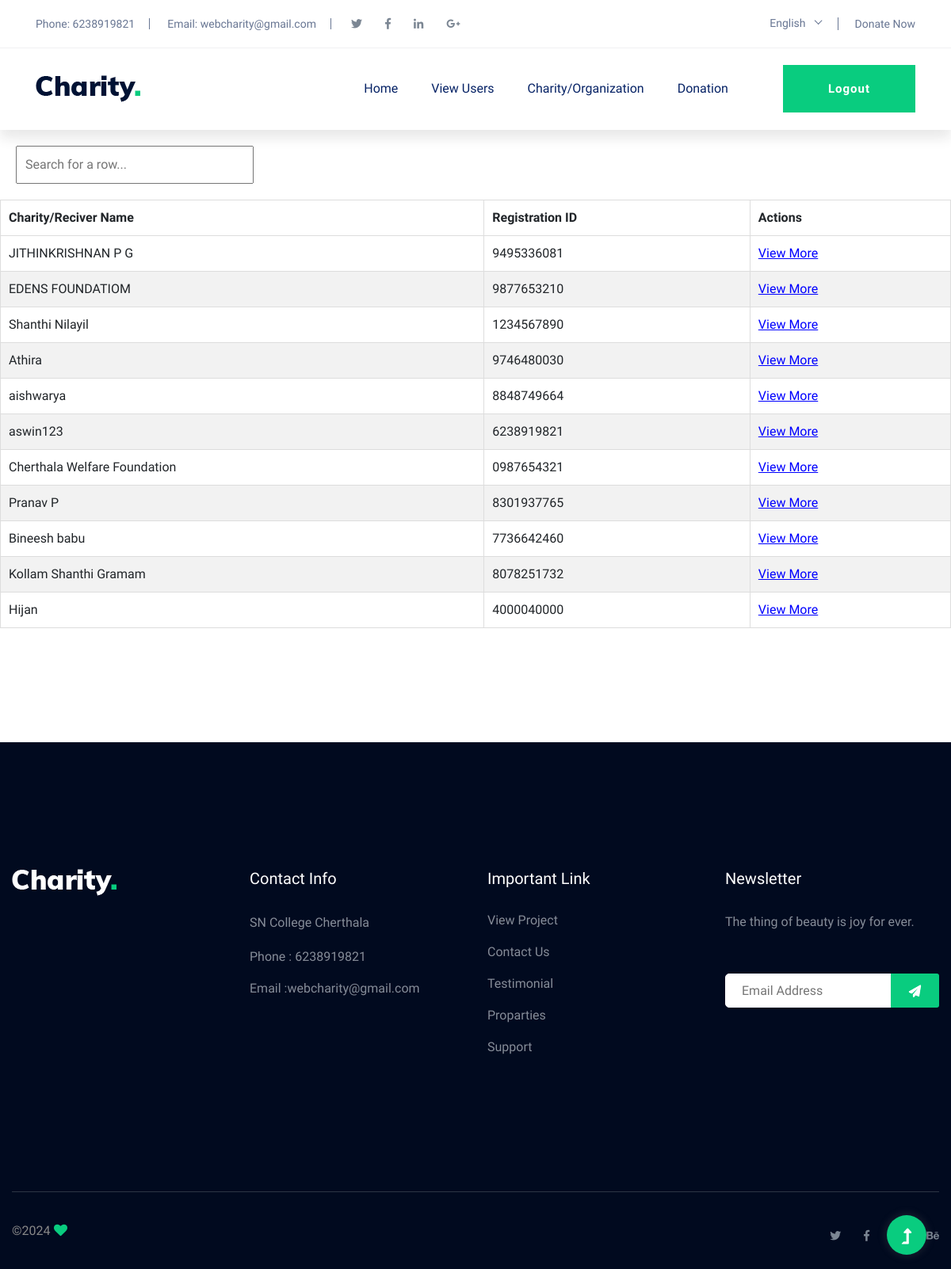
Screenshot of /viewcharities/ with the database file from the repository.
### home/models.py (models this page shows)
class CharityRegistrationTBL(models.Model):
    phone=models.CharField(max_length=10,primary_key=True)
    charityName=models.CharField(max_length=40,unique=False)
    email=models.CharField(max_length=30,unique=False)
    RegistrationNumber=models.CharField(max_length=40,unique=False)
    address=models.CharField(max_length=50)

### home/views.py (the view)
# urls.py: path('viewcharities/',views.viewcharities,name='viewcharities'),
@csrf_exempt
def viewcharities(request):
    try:
        data={}
        ob= CharityRegistrationTBL.objects.all()
        data1={}
        datalist=[]
        for i in ob:
            if LoginTBL.objects.filter(RegID=i.phone,Status='1',Utype=2):
                user_data = {
                    "name": i.charityName,
                    "Reg": i.phone
                }
                datalist.append(user_data)
        data["data"] = datalist
        print(data)
        return render(request,'admin/viewcharities.html',data)
    except Exception as e:
        data={}
        print(e)
        return render(request,'admin/viewcharities.html',data)

### templates/admin/viewcharities.html (shortened to what this page needs)
{% load static %}
<!doctype html>
<html class="no-js" lang="zxx">
<head>
	<link rel="stylesheet" href="{% static 'assets/css/bootstrap.min.css' %}">
	<link rel="stylesheet" href="{% static 'assets/css/owl.carousel.min.css' %}">
	<link rel="stylesheet" href="{% static 'assets/css/slicknav.css' %}">
    <link rel="stylesheet" href="{% static 'assets/css/flaticon.css' %}">
    <link rel="stylesheet" href="{% static 'assets/css/progressbar_barfiller.css' %}">
    <link rel="stylesheet" href="{% static 'assets/css/gijgo.css' %}">
    <link rel="stylesheet" href="{% static 'assets/css/animate.min.css' %}">
    <link rel="stylesheet" href="{% static 'assets/css/animated-headline.css' %}">
	<link rel="stylesheet" href="{% static 'assets/css/magnific-popup.css' %}">
	<link rel="stylesheet" href="{% static 'assets/css/fontawesome-all.min.css' %}">
	<link rel="stylesheet" href="{% static 'assets/css/themify-icons.css' %}">
	<link rel="stylesheet" href="{% static 'assets/css/slick.css' %}">
	<link rel="stylesheet" href="{% static 'assets/css/nice-select.css' %}">
	<link rel="stylesheet" href="{% static 'assets/css/style.css' %}">
</head>
<body>
    <header>
        <div class="header-area">
            <div class="main-header ">
                <div class="header-top d-none d-lg-block">
                    <div class="container-fluid">
                        <div class="col-xl-12">
                            <div class="row d-flex justify-content-between align-items-center">
                                <div class="header-info-left d-flex">
                                    <ul>
                                        <li>Phone: 6238919821</li>
                                        <li>Email: webcharity@gmail.com</li>
                                    </ul>
                                    <div class="header-social">
                                        <ul>
                                            <li><a href="#"><i class="fab fa-twitter"></i></a></li>
                                            <li><a  href="#"><i class="fab fa-facebook-f"></i></a></li>
                                            <li><a href="#"><i class="fab fa-linkedin-in"></i></a></li>
                                            <li> <a href="#"><i class="fab fa-google-plus-g"></i></a></li>
                                        </ul>
                                    </div>
                                </div>
                                <div class="header-info-right d-flex align-items-center">
                                    <div class="select-this">
                                    </div>
                                    <ul class="contact-now">
                                        <li><a href="#">Donate Now</a></li>
                                    </ul>
                                </div>
                            </div>
                        </div>
                    </div>
                </div>
                <div class="header-bottom  header-sticky">
                    <div class="container-fluid">
                        <div class="row align-items-center">
                            <div class="col-xl-2 col-lg-2">
                                <div class="logo">
                                    <a href="#"><img src="{% static 'assets/img/logo/logo.png' %}" alt=""></a>
                                </div>
                            </div>
                            <div class="col-xl-10 col-lg-10">
                                <div class="menu-wrapper  d-flex align-items-center justify-content-end">
                                    <div class="main-menu d-none d-lg-block">
                                        <nav>
                                            <ul id="navigation">
                                                <li><a href="{% url 'adminhome' %}">Home</a></li>
                                                <li><a href="{% url 'ViewUser' %}">View Users</a></li>
                                                <li><a href="#">Charity/Organization</a>
                                                </li>
                                                <li><a href="#">Donation</a>
                                                </li>
                                            </ul>
                                        </nav>
                                    </div>
                                    <div class="header-right-btn d-none d-lg-block ml-20">
                                        <a href="{% url 'site' %}" class="btn header-btn">Logout</a>
                                    </div>
                                </div>
                            </div>
                            <div class="col-12">
                            </div>
                        </div>
                    </div>
                </div>
            </div>
        </div>
    </header>
    <body>
        <div class="search-container">
            <input type="text" id="searchInput" placeholder="Search for a row...">
        </div>
        <table id="dataTable">
            <thead>
                <tr>
                    <th style="padding: 10px; text-align: left;">Charity/Reciver Name</th>
                    <th style="padding: 10px; text-align: left;">Registration ID</th>
                    <th style="padding: 10px; text-align: left;">Actions</th>
                </tr>
            </thead>
            <tbody>
                {% for user in data %}
                <tr>
                    <td style="padding: 10px;">{{ user.name }}</td>
                    <td style="padding: 10px;">{{ user.Reg }}</td>
                    <td style="padding: 10px;"><a href="#" class="view-more-link" style="text-decoration: underline; color: blue;" data-index="{{ forloop.counter0 }}" data-phone="{{ user.Reg }}">View More</a></td>
                </tr>
            {% endfor %}
            </tbody>
        </table>
        <br>  <br>
        <br>  <br>
        <br>  <br>
    </body>
    <footer>
        <div class="footer-wrapper section-bg2" data-background="{% static 'assets/img/gallery/footer_bg.png' %}">
            <div class="footer-area footer-padding">
                <div class="container">
                    <div class="row d-flex justify-content-between">
                        <div class="col-xl-3 col-lg-3 col-md-4 col-sm-6">
                        <div class="single-footer-caption mb-50">
                            <div class="single-footer-caption mb-30">
                                <div class="footer-tittle">
                                    <div class="footer-logo mb-20">
                                        <a href="index.html"><img src="{% static 'assets/img/logo/logo2_footer.png' %}" alt=""></a>
                                    </div>
                                </div>
                            </div>
                        </div>
                        </div>
                        <div class="col-xl-3 col-lg-3 col-md-4 col-sm-5">
                            <div class="single-footer-caption mb-50">
                                <div class="footer-tittle">
                                    <h4>Contact Info</h4>
                                    <ul>
                                        <li>
                                            <p>SN College Cherthala</p>
                                        </li>
                                        <li><a href="#">Phone : 6238919821</a></li>
                                        <li><a href="#">Email :webcharity@gmail.com</a></li>
                                    </ul>
                                </div>
                            </div>
                        </div>
                        <div class="col-xl-3 col-lg-3 col-md-4 col-sm-5">
                            <div class="single-footer-caption mb-50">
                                <div class="footer-tittle">
                                    <h4>Important Link</h4>
                                    <ul>
                                        <li><a href="#"> View Project</a></li>
                                        <li><a href="#">Contact Us</a></li>
                                        <li><a href="#">Testimonial</a></li>
                                        <li><a href="#">Proparties</a></li>
                                        <li><a href="#">Support</a></li>
                                    </ul>
                                </div>
                            </div>
                        </div>
                        <div class="col-xl-3 col-lg-3 col-md-4 col-sm-5">
                            <div class="single-footer-caption mb-50">
                                <div class="footer-tittle">
                                    <h4>Newsletter</h4>
                                    <div class="footer-pera footer-pera2">
                                    <p>The thing of beauty is joy for ever.</p>
                                </div>
                                <div class="footer-form" >
                                    <div id="mc_embed_signup">
                                        <form target="_blank" action="https://spondonit.us12.list-manage.com/subscribe/post?u=1462626880ade1ac87bd9c93a&amp;id=92a4423d01"
                                        method="get" class="subscribe_form relative mail_part">
                                            <input type="email" name="email" id="newsletter-form-email" placeholder="Email Address"
                                            class="placeholder hide-on-focus" onfocus="this.placeholder = ''"
                                            onblur="this.placeholder = ' Email Address '">
                                            <div class="form-icon">
                                                <button type="submit" name="submit" id="newsletter-submit"
                                                class="email_icon newsletter-submit button-contactForm"><img src="{% static 'assets/img/gallery/form.png' %}" alt=""></button>
                                            </div>
                                        </form>
                                    </div>
                                </div>
                                </div>
                            </div>
                        </div>
                    </div>
                </div>
            </div>
            <div class="footer-bottom-area">
                <div class="container">
                    <div class="footer-border">
                        <div class="row d-flex justify-content-between align-items-center">
                            <div class="col-xl-10 col-lg-9 ">
                                <div class="footer-copy-right">
                                    <p>
                                        &copy;<script>document.write(new Date().getFullYear());</script> <i class="fa fa-heart" aria-hidden="true"></i>  <a href="https://colorlib.com" target="_blank"></a>
                                         </p>
                                </div>
                            </div>
                            <div class="col-xl-2 col-lg-3">
                                <div class="footer-social f-right">
                                    <a href="#"><i class="fab fa-twitter"></i></a>
                                    <a  href="https://www.facebook.com/sai4ull"><i class="fab fa-facebook-f"></i></a>
                                    <a href="#"></a>
                                    <a href="#"><i class="fab fa-behance"></i></a>
                                </div>
                            </div>
                        </div>
                    </div>
                </div>
            </div>
        </div>
    </footer>
    <div id="back-top" >
        <a title="Go to Top" href="#"> <i class="fas fa-level-up-alt"></i></a>
    </div>
    </body>
</html>

### templates/admin/viewcharities.html (style rules this page uses)
.search-container { margin: 20px; }
#searchInput { padding: 10px; width: 300px; }
table { border-collapse: collapse; width: 100%; }
th, td { border: 1px solid #dddddd; text-align: left; padding: 8px; }
tr:nth-child(even) { background-color: #f2f2f2; }

### rows the page displays
CharityRegistrationTBL: name "JITHINKRISHNAN P G", Reg "9495336081"
CharityRegistrationTBL: name "EDENS FOUNDATIOM", Reg "9877653210"
CharityRegistrationTBL: name "Shanthi Nilayil", Reg "1234567890"
CharityRegistrationTBL: name "Athira", Reg "9746480030"
CharityRegistrationTBL: name "aishwarya", Reg "8848749664"
CharityRegistrationTBL: name "aswin123", Reg "6238919821"
CharityRegistrationTBL: name "Cherthala Welfare Foundation", Reg "0987654321"
CharityRegistrationTBL: name "Pranav P", Reg "8301937765"
CharityRegistrationTBL: name "Bineesh babu", Reg "7736642460"
CharityRegistrationTBL: name "Kollam Shanthi Gramam", Reg "8078251732"
CharityRegistrationTBL: name "Hijan", Reg "4000040000"
